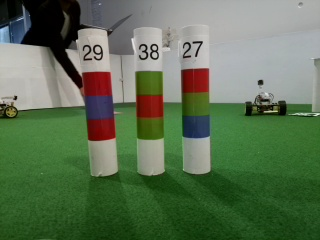
%> input picture matlab/slam/robot/vision/beaconImage231.jpg, 320 x 240 px
$ octave --eval "result = getBeaconID(imread('beaconImage231.jpg'));"   (GNU Octave 9; MATLAB toolbox functions it lacks are replaced by stand-ins)
%> lines starting %> are read from the running program, lines starting %| are printed output that depends on the picture; in (x1, y1, x2, y2) boxes, pixels count from 0 and x2, y2 are one past the last pixel; in counts of white or black regions, pixels touching at a corner belong together; the program's own positions count from 1
### matlab/slam/robot/vision/getChrom.m
function [chrom, lum] = getChrom(img)
    chrom = zeros(size(img,1), size(img,2));
    lum = zeros(size(img,1),size(img,2));

    for i = 1:size(img,1)
        for j = 1:size(img,2)
            b = img(i,j,3);
            g = img(i,j,2);
            r = img(i,j,1);
            sum = r+g+b;
            chrom(i,j,1) = img(i,j,1)/sum;
            chrom(i,j,2) = img(i,j,2)/sum;
            chrom(i,j,3) = img(i,j,3)/sum;
            lum(i,j) = sum;
        end
    end
end

### matlab/slam/robot/vision/getBeaconID.m
function result = getBeaconID(img)
    img = imgaussfilt(img, 5);
    hsv = rgb2hsv(img);
%> hsv: size 240x320x3 double; mean H, S, V 0.305, 0.37, 0.455

    gray = rgb2gray(img);
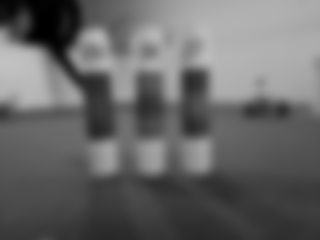
%> gray: size 240x320 uint8; min 0, max 193, mean 102.8
    [equ, T] = histeq(gray);
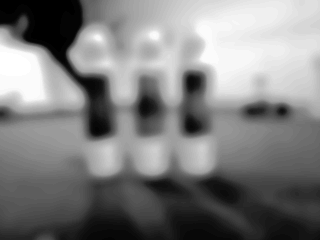
%> equ: size 240x320 uint8; min 0, max 255, mean 126.3
%> T = 256 values from 0 to 1
    [chrom, lum] = getChrom(img);
%> after the loop in getChrom, `for i = 1:size(img,1)`:
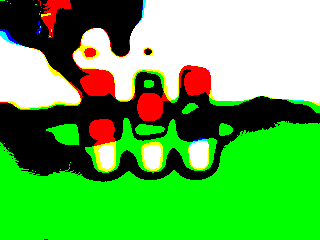
%> chrom: size 240x320x3 double; mean R, G, B 0.358, 0.692, 0.299
%> after the loop in getChrom, `for i = 1:size(img,1)`:
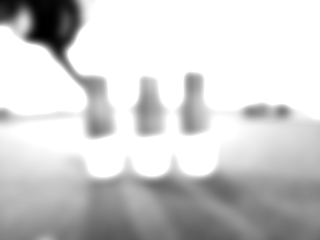
%> lum: size 240x320 double; min 0, max 255, mean 206.4

    m_black = lum < 70;
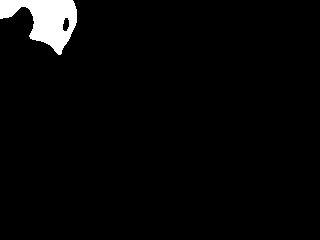
%> m_black: size 240x320 logical; 3% white; 1 white region, box (x1, y1, x2, y2) and area: (0, 0, 77, 55) 2279
    m_black = m_black * 255;
    %%% Assuming that a transform to uint8 isn't required.

    %%% Color mask limits based on hsv values (gimp format: 0-360 0-100 0-100)
    lower_r1 = [0,120,50];
    upper_r1 = [15*2.55,255,255]/255;
    lower_r2 = [175*2.55,120,50]/255;
    upper_r2 = [180*2.55,255,255]/255;
    lower_g = [15*2.55,100,50]/255;
    upper_g = [45*2.55,255,130]/255;
    lower_b = [70*2.55,12,25]/255;
    upper_b = [165*2.55,160,130]/255;
    lower_fg = [45*2.55,112,25]/255;
    upper_fg = [63*2.55,180,112]/255;

    %%% Create color masks (note: blue mask inaccurate -> verify blue beacon segment by red and green -> green less precise than red (verify?))
    %m_r1 = inrange(hsv,lower_r1,upper_r1);
    m_r1 = (hsv(:,:,1) > lower_r1(1)) & (hsv(:,:,1) < upper_r1(1)) & (hsv(:,:,2) > lower_r1(2)) & (hsv(:,:,2) < upper_r1(2)) & (hsv(:,:,3) > lower_r1(3)) & (hsv(:,:,3) < upper_r1(3));
%> m_r1: size 240x320 logical; every value is 0
    m_r2 = (hsv(:,:,1) > lower_r2(1)) & (hsv(:,:,1) < upper_r2(1)) & (hsv(:,:,2) > lower_r2(2)) & (hsv(:,:,2) < upper_r2(2)) & (hsv(:,:,3) > lower_r2(3)) & (hsv(:,:,3) < upper_r2(3));
    m_r = m_r1 | m_r2;
    m_g = (hsv(:,:,1) > lower_g(1)) & (hsv(:,:,1) < upper_g(1)) & (hsv(:,:,2) > lower_g(2)) & (hsv(:,:,2) < upper_g(2)) & (hsv(:,:,3) > lower_g(3)) & (hsv(:,:,3) < upper_g(3));
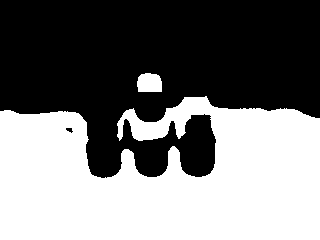
%> m_g: size 240x320 logical; 47.1% white; 2 white regions, box (x1, y1, x2, y2) and area: (0, 96, 320, 240) 35725, (137, 73, 162, 92) 423
    m_b = (hsv(:,:,1) > lower_b(1)) & (hsv(:,:,1) < upper_b(1)) & (hsv(:,:,2) > lower_b(2)) & (hsv(:,:,2) < upper_b(2)) & (hsv(:,:,3) > lower_b(3)) & (hsv(:,:,3) < upper_b(3));
%> m_b: size 240x320 logical; 0.66% white; 3 white regions (1 under 20 px), largest, box (x1, y1, x2, y2) and area: (83, 91, 116, 105) 300, (90, 109, 113, 123) 205
    m_fg = (hsv(:,:,1) > lower_fg(1)) & (hsv(:,:,1) < upper_fg(1)) & (hsv(:,:,2) > lower_fg(2)) & (hsv(:,:,2) < upper_fg(2)) & (hsv(:,:,3) > lower_fg(3)) & (hsv(:,:,3) < upper_fg(3));
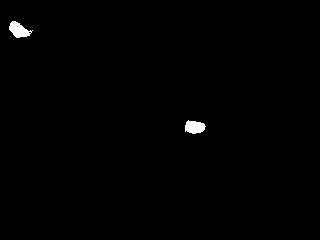
%> m_fg: size 240x320 logical; 0.58% white; 2 white regions, box (x1, y1, x2, y2) and area: (9, 21, 33, 38) 232, (185, 120, 206, 134) 215

    %%% remove salt and pepper artifacts
    P = 10;
    filtered_m_r = bwareaopen(m_r,P);
    filtered_m_g = bwareaopen(m_g,P);
    filtered_m_b = bwareaopen(m_b,P);
    filtered_m_fg = bwareaopen(m_fg,P);

    result = m_r;
end
